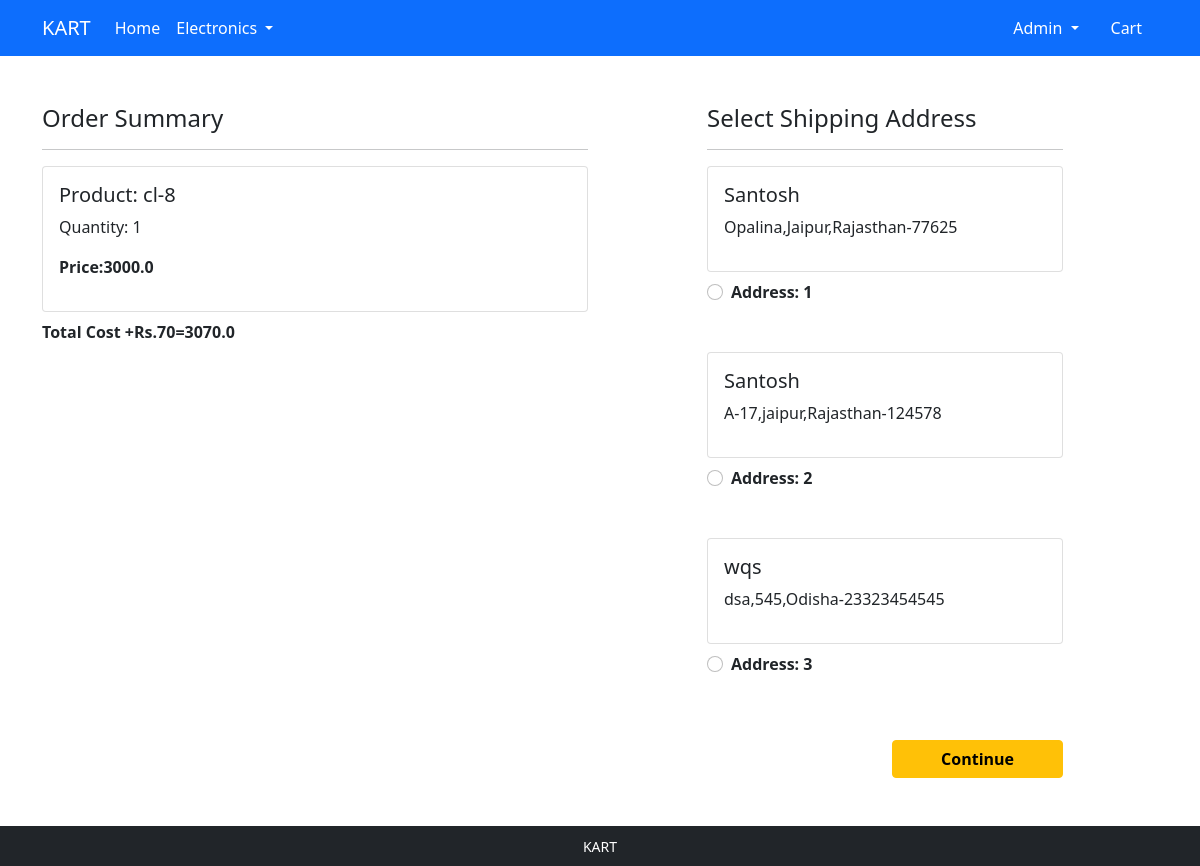
Screenshot of /checkout/ (signed in) with the database file from the repository.
### app/models.py (models this page shows, shortened)
class Cart(models.Model):
    user = models.ForeignKey(User, on_delete=models.CASCADE)
    product = models.ForeignKey(Product, on_delete=models.CASCADE)
    quantity = models.PositiveIntegerField(default=1)
    @property
    def total_cost(self):
        return self.quantity*self.product.discounted_price

class Product(models.Model):
    title = models.CharField(max_length=255)
    selling_price = models.FloatField()
    discounted_price = models.FloatField()
    description = models.TextField()
    brand = models.CharField(max_length=100)
    category = models.CharField(choices=CATEGORY_CHOICES, max_length=5)
    product_image = models.ImageField(upload_to='productimg')

class Customer(models.Model):
	user=models.ForeignKey(User,on_delete=models.CASCADE)
	name = models.CharField(max_length=255)
	locality = models.CharField(max_length=255)
	city = models.CharField(max_length=60)
	zipcode = models.IntegerField()
	state=models.CharField(choices=STATE_CHOICES,max_length=60)

### app/views.py (the view)
# urls.py: path('checkout/', views.checkout, name='checkout'),
@login_required
def checkout(request):
    user =request.user
    add=Customer.objects.filter(user=user)
    cart_items=Cart.objects.filter(user=user)
    amount=0.0
    shipping_amount=70.0
    total_amount=0.0
    cart_product = [p for p in Cart.objects.all() if p.user == request.user]
    if cart_product:
        for p in cart_product:
                tempamount = (p.quantity * p.product.discounted_price)
                amount += tempamount
        total_amount=amount+shipping_amount
    return render(request, 'app/checkout.html' ,{'add':add,'total_amount':total_amount,'cart_items':cart_items})

### app/templates/app/checkout.html (shortened to what this page needs)
{% extends 'app/base.html' %}
{% load static %}
{% block main-content %}
<div class="container">
 <div class="row mt-5">
  <div class="col-sm-6">
    <h4>Order Summary</h4>
    <hr>
    {% for item in cart_items %}
      <div class="card mb-2">
        <div class="card-body">
          <h5>Product: {{item.product.title}}</h5>
          <p>Quantity: {{item.quantity}}</p>
          <p class="fw-bold">Price:{{item.total_cost }}</p>
        </div>
      </div>
    {% endfor %}
    <p class="fw-bold">Total Cost  +Rs.70={{total_amount}}</p>
  </div>
  <div class="col-sm-4 offset-sm-1">
    <h4>Select Shipping Address</h4>
    <hr>
    <form action="/paymentdone" id="addressForm">
      {% for ad in add  %}
      <div class="card">
        <div class="card-body">
          <h5>{{ad.name}}</h5>
          <p>{{ad.locality}},{{ad.city}},{{ad.state}}-{{ad.zipcode}}</p>
        </div>
      </div>
      <div class="form-check mt-2 mb-5">
        <input class="form-check-input" type="radio" name="custid" id="custadd{{forloop.counter}}" value="{{ad.id}}">
        <label class="form-check-label fw-bold" for="">
          Address: {{forloop.counter}} </label>
      </div>
      {% endfor %}
      <div class="text-end">
        <button type="submit" class="btn btn-warning mt-3 px-5 fw-bold" onclick="return checkAddress()" {% if cart_items|length == 0 %}disabled{% endif %}>Continue</button>
      </div>
    </form>
  </div>
 </div>
</div>
{% endblock main-content %}

### app/templates/app/base.html (shortened to what this page needs)
<!doctype html>
{% load static %}
<html lang="en">
  <head>
    <link href="https://cdn.jsdelivr.net/npm/bootstrap@5.0.0-beta1/dist/css/bootstrap.min.css" rel="stylesheet">
    <link rel="stylesheet" href="{% static 'app/css/owl.carousel.min.css' %}">
    <link rel="stylesheet" href="{% static 'app/css/all.min.css' %}">
    <link rel="stylesheet" href="{% static 'app/css/style.css' %}">
  </head>
  <body>
    <nav class="navbar navbar-expand-lg navbar-dark bg-primary">
     <div class="container">
       <a class="navbar-brand" href="/">KART</a>
       <div class="collapse navbar-collapse" id="navbarSupportedContent">
         <ul class="navbar-nav me-auto mb-2 mb-lg-0">
           <li class="nav-item">
             <a class="nav-link active" aria-current="page" href="/">Home</a>
           </li>
           <li class="nav-item dropdown">
             <a class="nav-link dropdown-toggle text-white" href="#" id="electronicsDropdown" role="button" data-bs-toggle="dropdown" aria-expanded="false">
               Electronics
             </a>
           </li>
         </ul>
         <div>
          <ul class="navbar-nav me-auto mb-2 mb-lg-0">
            {% if request.user.is_authenticated %}
           <li class="nav-item dropdown mx-2">
              <a class="nav-link dropdown-toggle text-white" href="#" id="profileDropdown" role="button" data-bs-toggle="dropdown" aria-expanded="false">
                {{request.user|capfirst}}
              </a>
            </li>
            <li class="nav-item mx-2">
             <a href="{% url 'showcart' %}" class="nav-link text-white"> Cart </a>
            </li>
            {% endif %}
          </ul>
         </div>
       </div>
     </div>
    </nav>
    {% block main-content %} {% endblock main-content %}
    <footer class="container-fluid bg-dark text-center p-2 mt-5">
        <small class="text-white">KART</small>
    </footer>
  </body>
</html>

### rows the page displays
Cart: product "cl-8", quantity "1", total_cost "3000.0"
Customer: name "Santosh", locality "Opalina", city "Jaipur", state "Rajasthan", zipcode "77625"
Customer: name "Santosh", locality "A-17", city "jaipur", state "Rajasthan", zipcode "124578"
Customer: name "wqs", locality "dsa", city "545", state "Odisha", zipcode "23323454545"

### other values shown
{{ request.user|capfirst }} "Admin"
{{ total_amount }} "3070.0"
